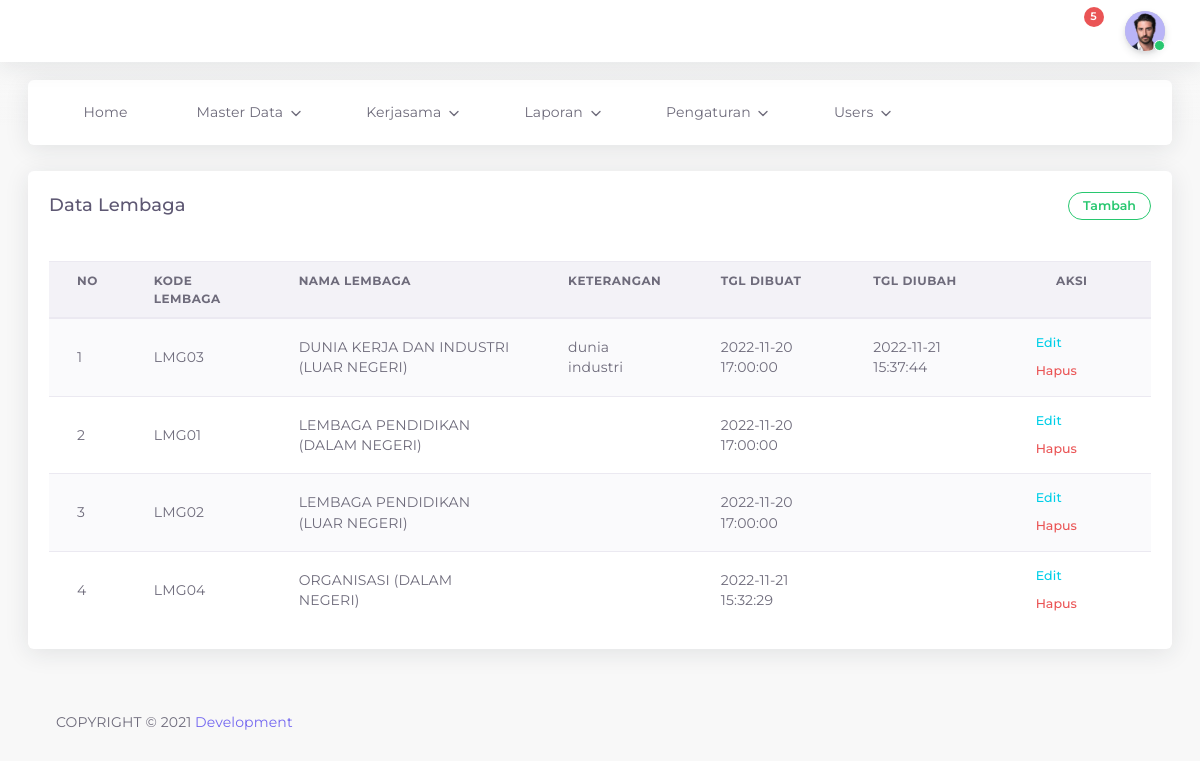
The page /admin/lembaga_data.php (signed in) on the database as committed earlier.
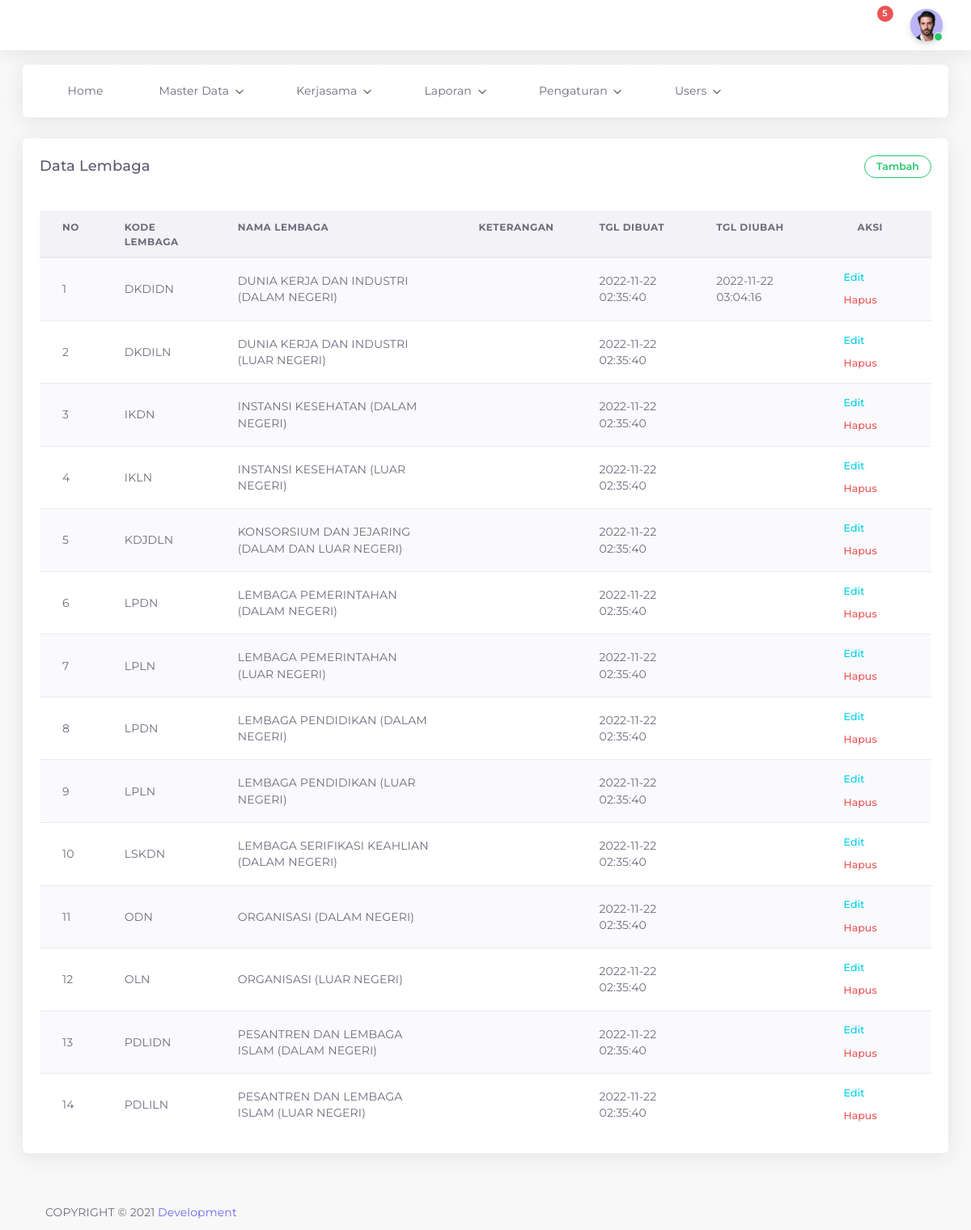
The same page on the database as committed later.
### tables this page shows
CREATE TABLE `lembaga` (
  `id_lembaga` int(11) NOT NULL,
  `lembaga_kode` varchar(20) NOT NULL,
  `lembaga_nama` varchar(255) NOT NULL,
  `lembaga_ket` text NOT NULL,
  `date_created` timestamp NULL DEFAULT current_timestamp(),
  `date_updated` timestamp NULL DEFAULT NULL ON UPDATE current_timestamp()
);

### admin/lembaga_data.php (the view, shortened to what this page needs)
<?php
include "header.php";
?>
<div class="app-content content ">
		<div class="content-wrapper container-xxl p-0">
			<div class="row match-height">
				<div class="col-lg-12">
					<div class="card">
						<div class="card-header">
							<h4 class="card-title">Data Lembaga</h4>
                <button type="button" class="btn btn-outline-success round btn-sm" data-toggle="modal" data-target="#add">
                  <strong>Tambah</strong>
                </button>
						</div>
							<div class="card-body table-responsive">
								<table id="dataTables" class="table table-striped">
									<thead>
											<tr>
													<th>No</th>
													<th>KODE LEMBAGA</th>
													<th>NAMA LEMBAGA</th>
													<th>KETERANGAN</th>
													<th>TGL DIBUAT</th>
													<th>TGL DIUBAH</th>
													<th style="text-align:center;">Aksi</th>
											</tr>
									</thead>
										<tbody>
											<?php
											include "config.php";
											$no = 1;
											$data = mysqli_query($kon, "SELECT * FROM lembaga ORDER BY lembaga_nama ASC");
											while($hasil = mysqli_fetch_array($data)){
											?>
												<tr>
														<td>
															<?php echo $no++; ?>
														</td>
														<td><?php echo $hasil ['lembaga_kode'];?></td>
														<td><?php echo $hasil ['lembaga_nama'];?></td>
														<td><?php echo $hasil ['lembaga_ket'];?></td>
														<td><?php echo $hasil ['date_created'];?></td>
														<td><?php echo $hasil ['date_updated'];?></td>
														<td>
															<a href="#" type="button" class="open_modal btn btn-flat-info btn-sm" data-toggle="modal" data-target="#edit<?php echo $hasil['id_lembaga']; ?>">Edit</a>
																	<button
																	type="button"
																	class="btn btn-flat-danger btn-sm"
																	data-toggle="modal"
																	data-target="#deleteEmployeeModal<?php echo $hasil['id_lembaga']; ?>">Hapus</button>
														</td>
												</tr>
								<?php
									}
									?>
									</tbody>
						</table>
					</div>
			</div>
		</div>
	</div>
</div>
		<div class="drag-target"></div>
		<?php include "footer.php";?>
</body>
</html>

### admin/header.php (shortened to what this page needs)
<!DOCTYPE html>
<html class="loading" lang="en" data-textdirection="ltr">
    <head>
        <link rel="stylesheet" href="../plugins/datatables-bs4/css/dataTables.bootstrap4.min.css">
        <link rel="stylesheet" href="../plugins/datatables-responsive/css/responsive.bootstrap4.min.css">
        <link
            rel="stylesheet"
            type="text/css"
            href="../vendor/app-assets/css/pages/page-auth.css">
        <link
            rel="stylesheet"
            type="text/css"
            href="../vendor/app-assets/css/plugins/forms/form-validation.css">
        <link
            rel="stylesheet"
            type="text/css"
            href="../vendor/app-assets/vendors/css/vendors.min.css">
        <link
            rel="stylesheet"
            type="text/css"
            href="../vendor/app-assets/vendors/css/charts/apexcharts.css">
        <link
            rel="stylesheet"
            type="text/css"
            href="../vendor/app-assets/css/bootstrap.css">
        <link
            rel="stylesheet"
            type="text/css"
            href="../vendor/app-assets/css/bootstrap-extended.css">
        <link
            rel="stylesheet"
            type="text/css"
            href="../vendor/app-assets/css/colors.css">
        <link
            rel="stylesheet"
            type="text/css"
            href="../vendor/app-assets/css/components.css">
        <link
            rel="stylesheet"
            type="text/css"
            href="../vendor/app-assets/css/themes/dark-layout.css">
        <link
            rel="stylesheet"
            type="text/css"
            href="../vendor/app-assets/css/themes/bordered-layout.css">
        <link
            rel="stylesheet"
            type="text/css"
            href="../vendor/app-assets/css/themes/semi-dark-layout.css">
        <link
            rel="stylesheet"
            type="text/css"
            href="../vendor/app-assets/css/core/menu/menu-types/horizontal-menu.css">
        <link
            rel="stylesheet"
            type="text/css"
            href="../vendor/app-assets/css/pages/dashboard-ecommerce.css">
        <link
            rel="stylesheet"
            type="text/css"
            href="../vendor/app-assets/css/plugins/charts/chart-apex.css">
        <link rel="stylesheet" type="text/css" href="../vendor/assets/css/style.css">
    </head>
    <body
        class="horizontal-layout horizontal-menu  navbar-floating footer-static  "
        data-open="hover"
        data-menu="horizontal-menu"
        data-col="">
        <nav
            class="header-navbar navbar-expand-lg navbar navbar-fixed align-items-center navbar-shadow navbar-brand-center"
            data-nav="brand-center">
            <div class="navbar-container d-flex content">
                <ul class="nav navbar-nav align-items-center ml-auto">
                    <li class="nav-item d-none d-lg-block">
                        <a class="nav-link nav-link-style">
                            <i class="ficon" data-feather="moon"></i>
                        </a>
                    </li>
                    <li class="nav-item dropdown dropdown-notification mr-25">
                        <a class="nav-link" href="javascript:void(0);" data-toggle="dropdown">
                            <i class="ficon" data-feather="bell"></i>
                            <span class="badge badge-pill badge-danger badge-up">5</span></a>
                    </li>
                    <li class="nav-item dropdown dropdown-user">
                        <a
                            class="nav-link dropdown-toggle dropdown-user-link"
                            id="dropdown-user"
                            href="javascript:void(0);"
                            data-toggle="dropdown"
                            aria-haspopup="true"
                            aria-expanded="false">
                            <div class="user-nav d-sm-flex d-none">
                            </div>
                            <span class="avatar"><img
                                class="round"
                                src="../vendor/app-assets//images/portrait/small/avatar-s-11.jpg"
                                alt="avatar"
                                height="40"
                                width="40">
                                <span class="avatar-status-online"></span></span>
                        </a>
                    </li>
                </ul>
            </div>
        </nav>
      <?php
      include "menu.php";
      ?>

### admin/menu.php (shortened to what this page needs)
<div class="horizontal-menu-wrapper">
    <div
        class="header-navbar navbar-expand-sm navbar navbar-horizontal floating-nav navbar-light navbar-shadow menu-border container-xxl"
        role="navigation"
        data-menu="menu-wrapper"
        data-menu-type="floating-nav">
        <div class="navbar-container main-menu-content" data-menu="menu-container">
            <ul
                class="nav navbar-nav"
                id="main-menu-navigation"
                data-menu="menu-navigation">
                <li data-menu="">
                    <a class="dropdown-item d-flex align-items-center" href="home.php">
                        <i data-feather="home"></i>
                        <span data-i18n="Documentation">Home</span>
                    </a>
                </li>
                <li class="dropdown nav-item" data-menu="dropdown">
                    <a
                        class="dropdown-toggle nav-link d-flex align-items-center"
                        href="#"
                        data-toggle="dropdown">
                        <i data-feather="box"></i>
                        <span data-i18n="Misc">Master Data</span></a>
                </li>
                <li class="dropdown nav-item" data-menu="dropdown">
                    <a
                        class="dropdown-toggle nav-link d-flex align-items-center"
                        href="#"
                        data-toggle="dropdown">
                        <i data-feather="paperclip"></i>
                        <span data-i18n="Misc">Kerjasama</span></a>
                </li>
                <li class="dropdown nav-item" data-menu="dropdown">
                    <a
                        class="dropdown-toggle nav-link d-flex align-items-center"
                        href="#"
                        data-toggle="dropdown">
                        <i data-feather="database"></i>
                        <span data-i18n="Misc">Laporan</span></a>
                </li>
                <li class="dropdown nav-item" data-menu="dropdown">
                    <a
                        class="dropdown-toggle nav-link d-flex align-items-center"
                        href="#"
                        data-toggle="dropdown">
                        <i data-feather="settings"></i>
                        <span data-i18n="Misc">Pengaturan</span></a>
                </li>
                <li class="dropdown nav-item" data-menu="dropdown">
                    <a
                        class="dropdown-toggle nav-link d-flex align-items-center"
                        href="#"
                        data-toggle="dropdown">
                        <i data-feather="settings"></i>
                        <span data-i18n="Misc">Users</span></a>
                </li>
            </ul>
        </div>
    </div>
</div>

### admin/footer.php (shortened to what this page needs)
<footer class="footer footer-static footer-light">
  <p class="clearfix mb-0"><span class="float-md-left d-block d-md-inline-block mt-25">COPYRIGHT &copy; 2021<a class="ml-25" href="#" target="_blank">Development</a></span></p>
</footer>

Rows that differ between the two databases and show on the page:
removed lembaga: lembaga_kode "LMG03", lembaga_nama "DUNIA KERJA DAN INDUSTRI (LUAR NEGERI)", lembaga_ket "dunia industri", date_created "2022-11-20 17:00:00", date_updated "2022-11-21 15:37:44"
removed lembaga: lembaga_kode "LMG01", lembaga_nama "LEMBAGA PENDIDIKAN (DALAM NEGERI)", date_created "2022-11-20 17:00:00"
removed lembaga: lembaga_kode "LMG02", lembaga_nama "LEMBAGA PENDIDIKAN (LUAR NEGERI)", date_created "2022-11-20 17:00:00"
removed lembaga: lembaga_kode "LMG04", lembaga_nama "ORGANISASI (DALAM NEGERI)", date_created "2022-11-21 15:32:29"
added lembaga: lembaga_kode "DKDIDN", lembaga_nama "DUNIA KERJA DAN INDUSTRI (DALAM NEGERI)", date_created "2022-11-22 02:35:40", date_updated "2022-11-22 03:04:16"
added lembaga: lembaga_kode "DKDILN", lembaga_nama "DUNIA KERJA DAN INDUSTRI (LUAR NEGERI)", date_created "2022-11-22 02:35:40"
added lembaga: lembaga_kode "IKDN", lembaga_nama "INSTANSI KESEHATAN (DALAM NEGERI)", date_created "2022-11-22 02:35:40"
added lembaga: lembaga_kode "IKLN", lembaga_nama "INSTANSI KESEHATAN (LUAR NEGERI)", date_created "2022-11-22 02:35:40"
added lembaga: lembaga_kode "KDJDLN", lembaga_nama "KONSORSIUM DAN JEJARING (DALAM DAN LUAR NEGERI)", date_created "2022-11-22 02:35:40"
added lembaga: lembaga_kode "LPDN", lembaga_nama "LEMBAGA PEMERINTAHAN (DALAM NEGERI)", date_created "2022-11-22 02:35:40"
added lembaga: lembaga_kode "LPLN", lembaga_nama "LEMBAGA PEMERINTAHAN (LUAR NEGERI)", date_created "2022-11-22 02:35:40"
added lembaga: lembaga_kode "LPDN", lembaga_nama "LEMBAGA PENDIDIKAN (DALAM NEGERI)", date_created "2022-11-22 02:35:40"
added lembaga: lembaga_kode "LPLN", lembaga_nama "LEMBAGA PENDIDIKAN (LUAR NEGERI)", date_created "2022-11-22 02:35:40"
added lembaga: lembaga_kode "LSKDN", lembaga_nama "LEMBAGA SERIFIKASI KEAHLIAN (DALAM NEGERI)", date_created "2022-11-22 02:35:40"
added lembaga: lembaga_kode "ODN", lembaga_nama "ORGANISASI (DALAM NEGERI)", date_created "2022-11-22 02:35:40"
added lembaga: lembaga_kode "OLN", lembaga_nama "ORGANISASI (LUAR NEGERI)", date_created "2022-11-22 02:35:40"
added lembaga: lembaga_kode "PDLIDN", lembaga_nama "PESANTREN DAN LEMBAGA ISLAM (DALAM NEGERI)", date_created "2022-11-22 02:35:40"
added lembaga: lembaga_kode "PDLILN", lembaga_nama "PESANTREN DAN LEMBAGA ISLAM (LUAR NEGERI)", date_created "2022-11-22 02:35:40"
